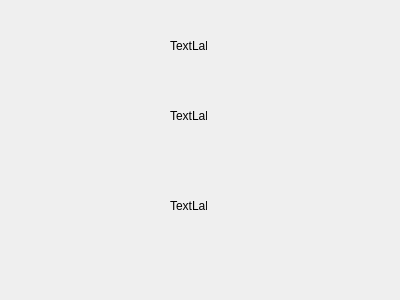
<?xml version="1.0" encoding="UTF-8"?>
<ui version="4.0">
 <class>Form</class>
 <widget class="QWidget" name="Form">
  <property name="geometry">
   <rect>
    <x>0</x>
    <y>0</y>
    <width>400</width>
    <height>300</height>
   </rect>
  </property>
  <property name="windowTitle">
   <string>Form</string>
  </property>
  <widget class="QLabel" name="label_14">
   <property name="geometry">
    <rect>
     <x>170</x>
     <y>40</y>
     <width>37</width>
     <height>12</height>
    </rect>
   </property>
   <property name="text">
    <string>TextLabel</string>
   </property>
  </widget>
  <widget class="QLabel" name="label_16">
   <property name="geometry">
    <rect>
     <x>170</x>
     <y>110</y>
     <width>37</width>
     <height>12</height>
    </rect>
   </property>
   <property name="text">
    <string>TextLabel</string>
   </property>
  </widget>
  <widget class="QLabel" name="label_17">
   <property name="geometry">
    <rect>
     <x>170</x>
     <y>200</y>
     <width>37</width>
     <height>12</height>
    </rect>
   </property>
   <property name="text">
    <string>TextLabel</string>
   </property>
  </widget>
 </widget>
 <resources/>
 <connections/>
</ui>
